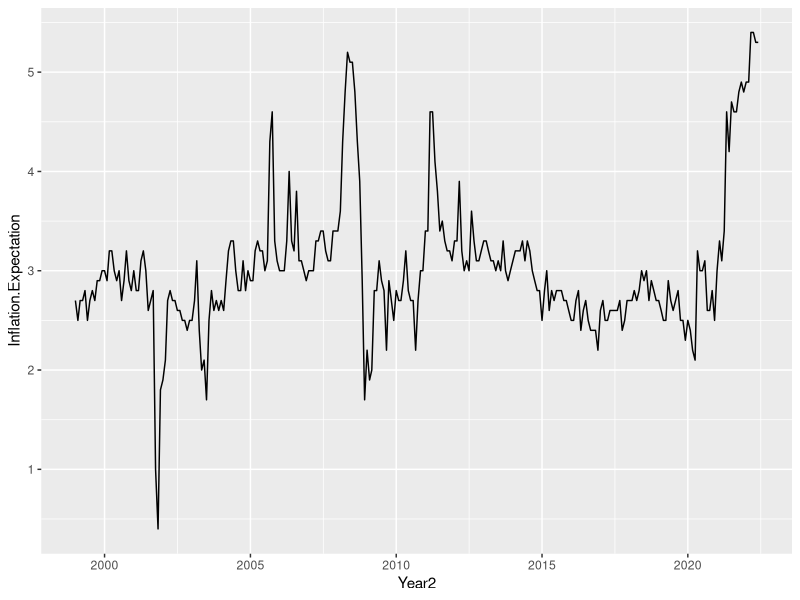

This chart was generated by the following R code: (Note: this script raises an error after producing the figure.)
library(dplyr)
library(gganimate)
fred1 <- read.csv("consumer sentiment.csv", header = TRUE)
fred1
fred2 <- read.csv("Inflation Expectation.csv", header = TRUE)
fred2

Year2 <- as.Date(fred2$Year)
class(Year2)


ggplot(fred2) +
  geom_line(aes( x = Year2, y = Inflation.Expectation))
library(gganimate)
ggplot(fred2) +
  geom_line(aes(x = Year2, y = Inflation.Expectation)) + 
  transition_reveal(along = Year2)

png(filename="Inflation Expectation(gganimation_geomline).png",width=940,height=427,unit="px",bg="transparent")
ggplot(df2) + 
  geom_line(aes(x = Year, y = Consumer.Sentiment))
library(gganimate)
ggplot(df2) + 
  geom_line(aes(x = Year, y = Consumer.Sentiment)) + 
  transition_reveal(along = Year)
dev.off()
